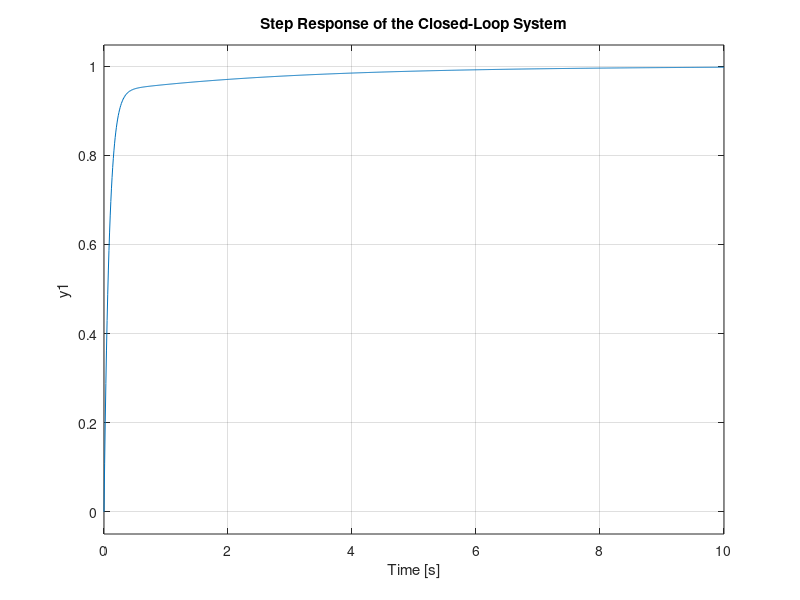

The MATLAB script that drew this image:
% Define the first-order system
numerator = 1;
denominator = [1, 1];
plant = tf(numerator, denominator);

% Define the desired closed-loop characteristics
desired_overshoot = 10; % Desired overshoot in percentage
desired_settling_time = 2; % Desired settling time in seconds

% Calculate the control system parameters
zeta = -log(desired_overshoot/100) / sqrt(pi^2 + (log(desired_overshoot/100))^2);
wn = 4 / (zeta * desired_settling_time);

% Design a PI controller
Kp = wn^2;
Ki = 2 * zeta * wn;
controller = tf([Kp, Ki], [1, 0]);

% Calculate the closed-loop transfer function
sys_cl = feedback(controller * plant, 1);

% Step response of the closed-loop system
t = 0:0.01:10;
step(sys_cl, t);
title('Step Response of the Closed-Loop System');



